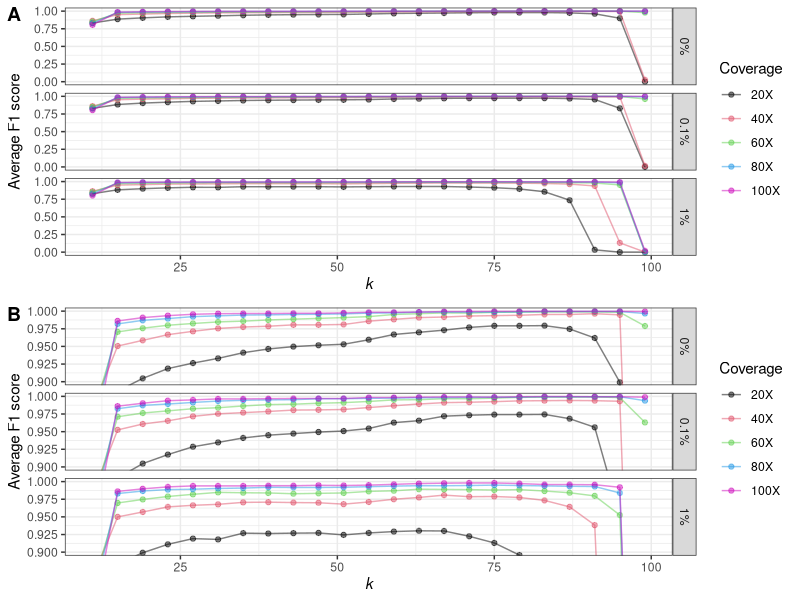

Source code (R):
library(dplyr)
library(tidyr)
library(ggplot2)
library(cowplot)
library(ggtext)

all.average.data <- read.table("data/chapter2/all-average-hap-F1.tsv", header=T)

all.average <- all.average.data %>% 
  mutate(Model=gsub("s$", "", Model),
         Coverage=paste0(Coverage, "X"),
         Error=case_when(
           Error==0 ~ "0%",
           Error==0.001 ~ "0.1%",
           Error==0.01 ~ "1%"
         ),
         Method=case_when(
           Method=="mean" ~ "flank mean",
           Method=="median" ~ "flank median",
           Method=="coverage" ~ "coverage"
         )) %>% 
  mutate(Coverage=factor(Coverage, levels=c("20X", "40X", "60X", "80X", "100X")),
         Error=factor(Error, levels=c("0%", "0.1%", "1%")))


### HAPLOID COUNT COVERAGE
count.plot <- ggplot(all.average %>% 
                       filter(Model=="count", 
                              Method=="coverage"), 
                     aes(k, AverageF1)) +
  theme_bw() +
  facet_grid(Error ~ .) +
  geom_point(aes(color=Coverage), alpha=0.5) +
  geom_line(aes(color=Coverage), alpha=0.5) +
  scale_color_manual(values=c(palette()[c(1:4,6)])) +
  xlab("*k*") +
  ylab("Average F1 score") +
  theme(axis.title.x = ggtext::element_markdown())

count.plot.zoom <- ggplot(all.average %>% 
                            filter(Model=="count",
                                   Method=="coverage"), 
                          aes(k, AverageF1)) +
  theme_bw() +
  facet_grid(Error ~ .) +
  geom_point(aes(color=Coverage), alpha=0.5) +
  geom_line(aes(color=Coverage), alpha=0.5) +
  scale_color_manual(values=c(palette()[c(1:4,6)])) +
  xlab("*k*") +
  ylab("Average F1 score") +
  theme(axis.title.x = ggtext::element_markdown()) +
  coord_cartesian(ylim=c(0.9,1))

plot_grid(count.plot, count.plot.zoom, labels=LETTERS[1:2], ncol=1, align=T)
